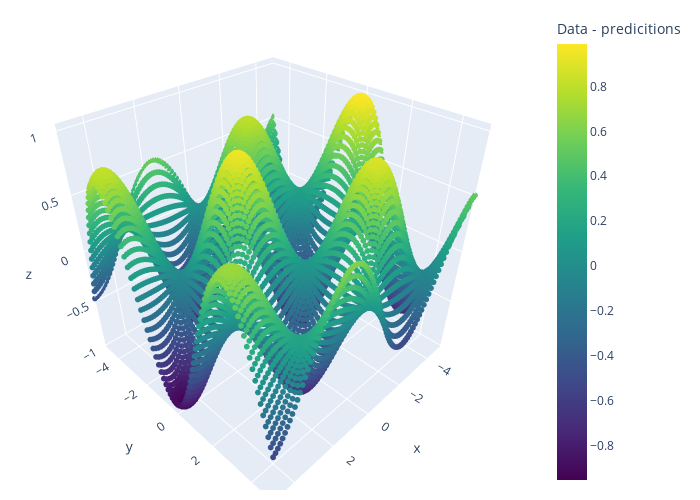

The cell this chart's notebook holds for it:
### Code cell
import plotly.graph_objects as go

predictions = model(torch.cat((torch.Tensor(X).reshape(-1, 1), torch.Tensor(Y).reshape(-1, 1)), axis=1)).detach().numpy().reshape(-1)
trace1 = go.Scatter3d(
    x=X.reshape(-1),
    y=Y.reshape(-1),
    z=Z.reshape(-1)-predictions,
    mode='markers',
    marker=dict(
        size=2,
        color=Z.reshape(-1) - predictions,
        colorscale='Viridis',
        colorbar=dict(title='Data - predicitions'),
    ), name='Model')

fig = go.Figure(data=[trace1], layout=dict(width=700, height=500))
fig.update_layout(
    scene = dict(
        xaxis = dict(range=[-5,5]),
        yaxis = dict(range=[-5,5]),
        ),
    width=700,
    margin=dict(r=20, l=10, b=10, t=10)
)
fig.show()

### Figure 1 — Plotly figure (JSON) as saved in the notebook; plotly's stock layout.template omitted (floating-point values rounded to 4 significant figures; data arrays with more than 128 entries replaced by an {"elided": "..."} marker saying what was removed)
{"data": [{"marker": {"color": {"elided": "10000 float values"}, "colorbar": {"title": {"text": "Data - predicitions"}}, "colorscale": [[0, "#440154"], [0.1111, "#482878"], [0.2222, "#3e4989"], [0.3333, "#31688e"], [0.4444, "#26828e"], [0.5556, "#1f9e89"], [0.6667, "#35b779"], [0.7778, "#6ece58"], [0.8889, "#b5de2b"], [1, "#fde725"]], "size": 2}, "mode": "markers", "name": "Model", "type": "scatter3d", "x": {"elided": "10000 float values"}, "y": {"elided": "10000 float values"}, "z": {"elided": "10000 float values"}}], "layout": {"height": 500, "margin": {"b": 10, "l": 10, "r": 20, "t": 10}, "scene": {"xaxis": {"range": [-5, 5]}, "yaxis": {"range": [-5, 5]}}, "width": 700}}
